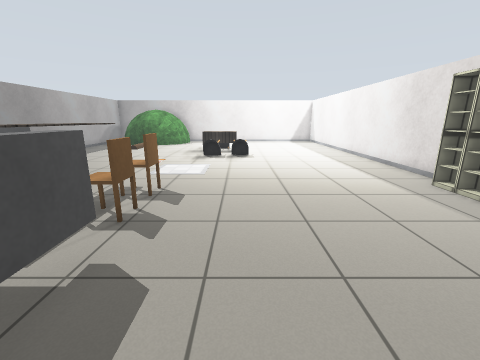
view 1 (above)

15 first-person views from a walk through a world built for the Gazebo simulator. The camera is 1.1 m above the floor, tilts 14° down and sees 90° across. The floor is counted in squares, 0.5 m on a side. Each view is taken from the middle of a square. On the plan, view 1 faces up. The plan holds only what a view shows up to about 16 squares ahead; the rest is blank. Simple patterns stand in for the simulator's built-in surfaces. Some stock models are drawn as simple stand-ins. Some surface patterns are stand-ins.

view 2
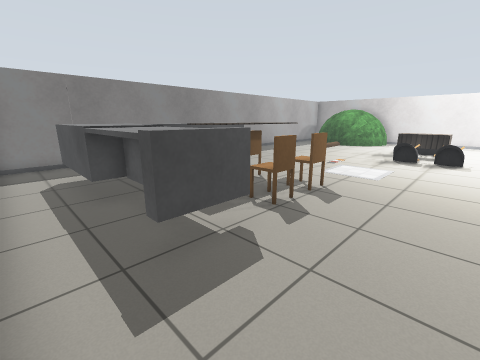

view 3
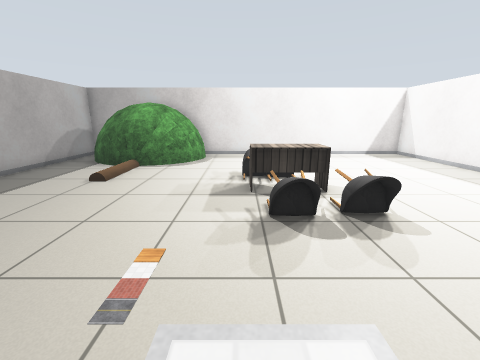

view 4
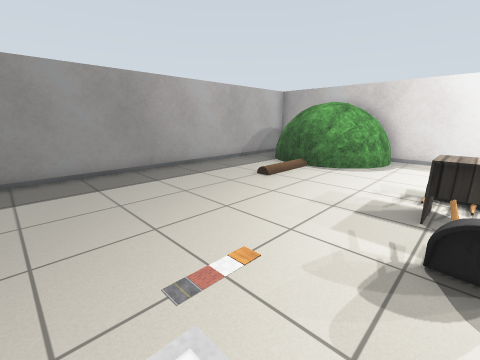

view 5
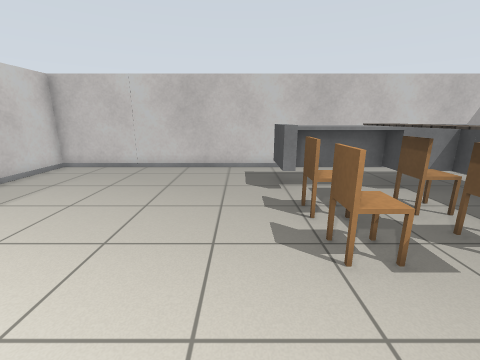

view 6
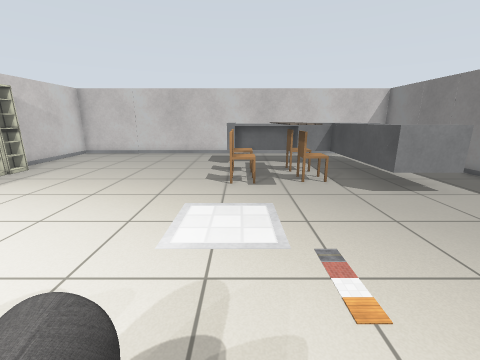

view 7
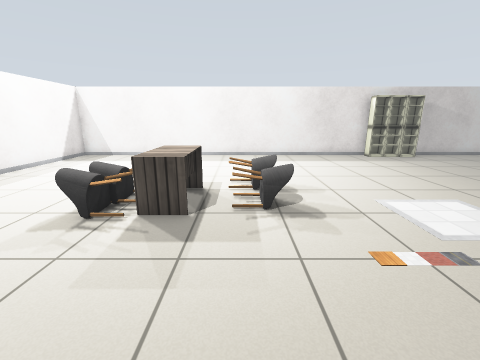

view 8
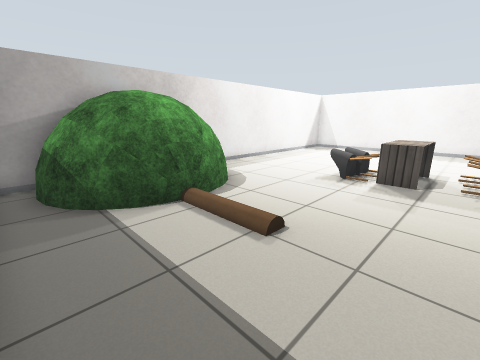

view 9
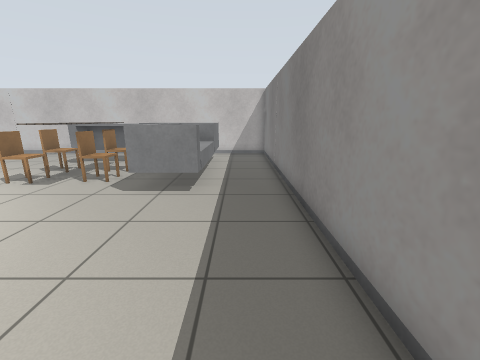

view 10
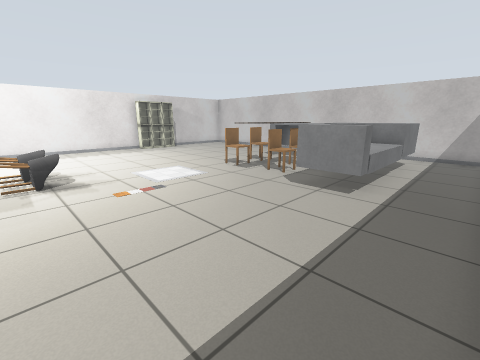

view 11
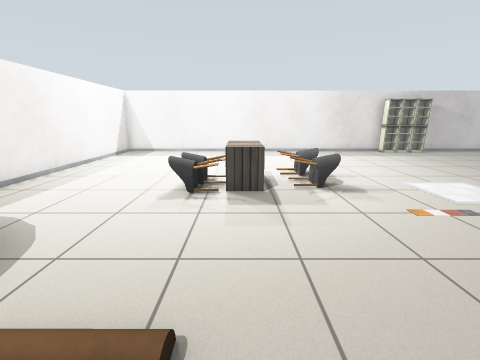

view 12
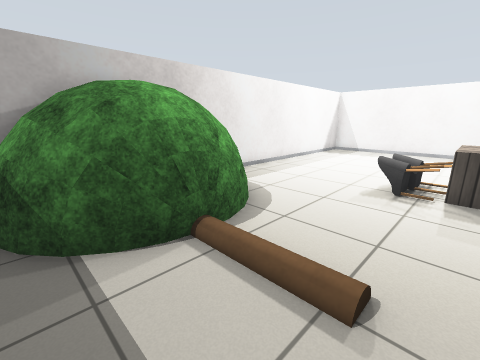

view 13
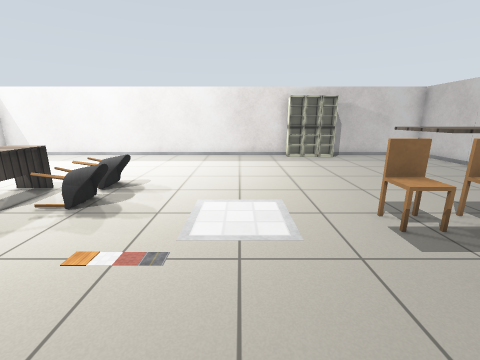

view 14
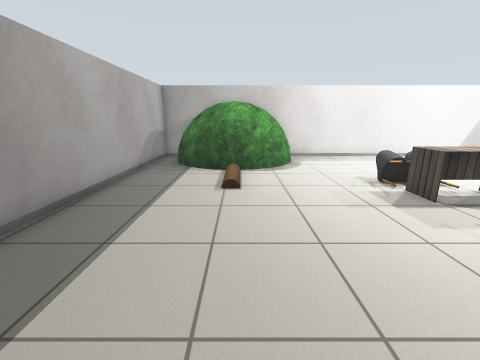

view 15
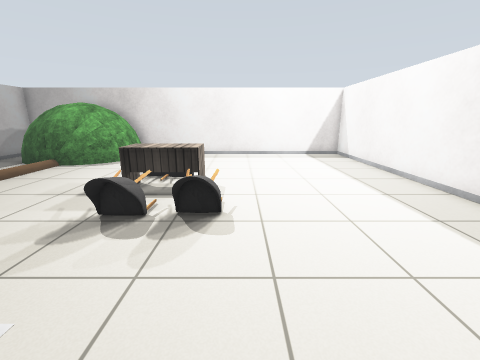

### Floor plan
Key: @ floor where view 1 was taken; # wall or solid block; . floor; C chair; B box; S shelf; G grey box; E desk; T tree.
Columns run from 13 left of view 1 to 8 right of it. Each row starts with its distance up from view 1.
 26 ##TTTTTT##############
 25 #.TTT TTT............#
 24 #.TTTTTTT............#
 23 #.TTTTTT.............#
 22 #..TTTT..............#
 21 #....................#
 20 #.........CCC........#
 19 #.........CCC........#
 18 #..........EE........#
 17 #..........EE........#
 16 #..........CCC.......#
 15 #..........CCC.......#
 14 #....................#
 13 #....................#
 12 #....................#
 11 #....................#
 10 #....................#
  9 #...##...............#
  8 #...G#..B...........S#
  7 #...G#.CC.C.........S
  6 #...G#..B.C.........S
  5 #...G#.CC.C..........#
  4 #...##..B............#
  3 #...GGGGGGG..........#
  2 #...GGGGGGG..........#
  1 #....................#
  0 #............@.......#
 -1 ######################

Positions as (right, up) in squares from view 1, and headings:
1: (0, 0), facing up
2: (1, 0), facing up-left
3: (-3, 10), facing up
4: (-2, 11), facing up-left
5: (-1, 11), facing down
6: (-3, 16), facing down
7: (-8, 16), facing right
8: (-12, 16), facing up-right
9: (-11, 16), facing down
10: (-12, 16), facing down-right
11: (-10, 18), facing right
12: (-11, 18), facing up-right
13: (-8, 11), facing right
14: (-8, 11), facing up
15: (1, 10), facing up
